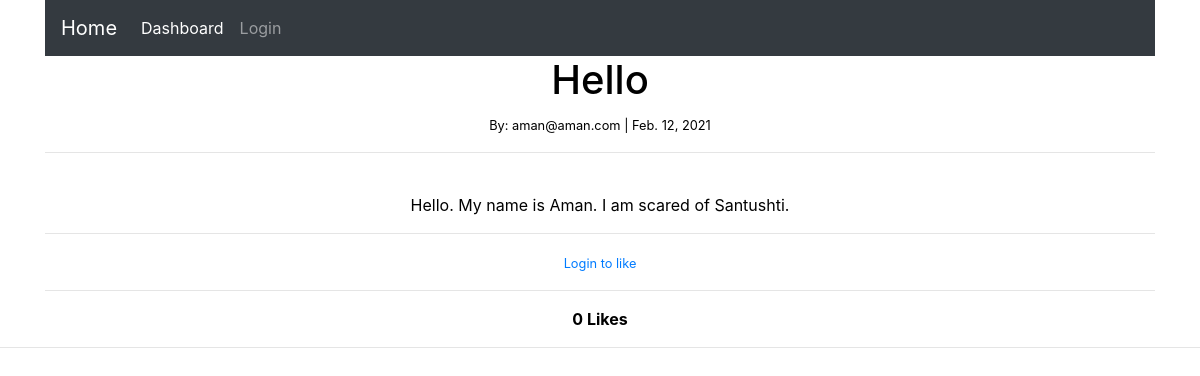
Screenshot of /article/8 with the database file from the repository.
### fandom/models.py (models this page shows, shortened)
class Post(models.Model):
    title = models.CharField(max_length=200)
    author = models.ForeignKey(User, on_delete=models.CASCADE)
    body = models.TextField()
    post_date = models.DateField(auto_now_add=True)
    likes = models.ManyToManyField(User, related_name='blog_posts')
    def total_likes(self):
        return self.likes.count()

### fandom/views.py (the view)
# urls.py: path('article/<int:pk>', ArticleDetailView.as_view(), name="article-detail" ),
class ArticleDetailView(DetailView):
    model = Post
    template_name = 'article_details.html'
    def get_context_data(self, *args, **kwargs):
        context = super(ArticleDetailView, self).get_context_data(*args, **kwargs)
        stuff = get_object_or_404(Post, id=self.kwargs['pk'])
        total_likes = stuff.total_likes()
        liked=False
        if stuff.likes.filter(id=self.request.user.id).exists():
            liked=True
        context["total_likes"] = total_likes
        context["liked"] = liked
        return context

### fandom/templates/article_details.html (shortened to what this page needs)
{% load static %}
<!DOCTYPE html>
<html>
    <head>
        <link rel="stylesheet" href="{% static 'fandom/home.css' %}">
        <link rel="stylesheet" href="https://stackpath.bootstrapcdn.com/bootstrap/4.1.3/css/bootstrap.min.css">
        <link rel="stylesheet" href="https://use.fontawesome.com/releases/v5.3.1/css/all.css">
    </head>
    <body>
        <div class="container">
            <nav class="navbar navbar-expand-lg navbar-dark bg-dark">
                <a class="navbar-brand" href="{% url 'home' %}">Home</a>
                <div class="collapse navbar-collapse" id="navbarNav">
                    <ul class="navbar-nav">
                        <li class="nav-item active">
                            <a class="nav-link" href="{% url 'dashboard' %}">Dashboard <span class="sr-only">(current)</span></a>
                        </li>
                        {% if user.is_authenticated %}
                        <li class="nav-item">
                            <a class="nav-link" href="{% url 'add_post' %}">Add Post</a>
                        </li>
                        <li class="nav-item">
                        <a class="nav-link" href="{% url 'logout' %}">Logout</a>
                        </li>
                        {% else %}
                        <li class="nav-item">
                        <a class="nav-link" href="{% url 'login' %}">Login</a>
                        </li>
                        {% endif %}
                    </ul>
                </div>
             </nav>
        </div>
        <div class="container">
            <h1>{{ post.title }}</h1>
            <small>By: {{ post.author }} | {{ post.post_date }}</small></br>
            <hr>
            {{ post.body}}
            <br>
            <hr>
            <form action="{% url 'like_post' post.pk %}" method="POST">
                {% if user.is_authenticated %}
                    {% if liked %}
                        <button type="submit", name="post_id", value="{{ post.id }}", class="btn btn-warning btn-sm">Unlike</button>
                    {% else %}
                        <button type="submit", name="post_id", value="{{ post.id }}", class="btn btn-primary btn-sm">Like</button>
                    {% endif %}
                {% else %}
                    <small><a href="{% url 'login' %}">Login to like</a></small>
                {% endif %}
                <hr>
                <b>{{ total_likes }} Likes</b>
            </form>
        </div>
        <hr>
    </body>
</html>

### fandom/static/fandom/home.css (style rules this page uses)
.container { position: relative; text-align: center; color: black; }

### rows the page displays
Post: title "Hello", author "aman@aman.com", post_date "Feb. 12, 2021", body "Hello. My name is Aman. I am scared of Santushti."

### other values shown
{{ total_likes }} "0"
